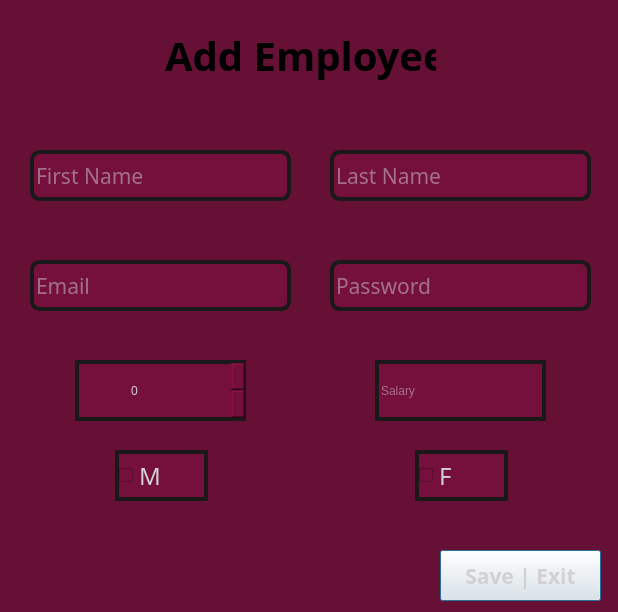
<?xml version="1.0" encoding="UTF-8"?>
<ui version="4.0">
 <class>AddEmployeeDialog</class>
 <widget class="QDialog" name="AddEmployeeDialog">
  <property name="geometry">
   <rect>
    <x>0</x>
    <y>0</y>
    <width>618</width>
    <height>612</height>
   </rect>
  </property>
  <property name="windowTitle">
   <string>Dialog</string>
  </property>
  <property name="styleSheet">
   <string notr="true">QDialog {
	background-color: rgb(102, 16, 53);
}
</string>
  </property>
  <widget class="QLabel" name="titleLabel">
   <property name="geometry">
    <rect>
     <x>165</x>
     <y>20</y>
     <width>271</width>
     <height>71</height>
    </rect>
   </property>
   <property name="font">
    <font>
     <family>HP Simplified Jpan</family>
     <pointsize>30</pointsize>
     <bold>true</bold>
    </font>
   </property>
   <property name="styleSheet">
    <string notr="true">QLabel {
color: '#ebebeb';
 background: '#75103c';
 color: '#e8e8e8';
 border: 4px solid '#1a1818';
 border-radius: 15px;
}

QLabel::hover {
background-color: rgb(84, 13, 43);
}</string>
   </property>
   <property name="text">
    <string>Add Employee</string>
   </property>
  </widget>
  <widget class="QLineEdit" name="firstNameBox">
   <property name="geometry">
    <rect>
     <x>30</x>
     <y>150</y>
     <width>261</width>
     <height>51</height>
    </rect>
   </property>
   <property name="font">
    <font>
     <family>HP Simpified Jpan</family>
     <pointsize>16</pointsize>
     <italic>false</italic>
     <bold>false</bold>
    </font>
   </property>
   <property name="styleSheet">
    <string notr="true">QLineEdit {
	font: 16pt &quot;HP Simpified Jpan&quot;;
	border: 4px solid rgb(26, 24, 24);
	border-radius: 10px;
	background: rgb(117, 16, 60);
	color: rgb(209, 209, 209);
}</string>
   </property>
   <property name="placeholderText">
    <string>First Name</string>
   </property>
  </widget>
  <widget class="QLineEdit" name="lastNameBox">
   <property name="geometry">
    <rect>
     <x>330</x>
     <y>150</y>
     <width>261</width>
     <height>51</height>
    </rect>
   </property>
   <property name="font">
    <font>
     <family>HP Simpified Jpan</family>
     <pointsize>16</pointsize>
     <italic>false</italic>
     <bold>false</bold>
    </font>
   </property>
   <property name="styleSheet">
    <string notr="true">QLineEdit {
	font: 16pt &quot;HP Simpified Jpan&quot;;
	border: 4px solid rgb(26, 24, 24);
	border-radius: 10px;
	background: rgb(117, 16, 60);
	color: rgb(209, 209, 209);
}</string>
   </property>
   <property name="placeholderText">
    <string>Last Name</string>
   </property>
  </widget>
  <widget class="QLineEdit" name="emailBox">
   <property name="geometry">
    <rect>
     <x>30</x>
     <y>260</y>
     <width>261</width>
     <height>51</height>
    </rect>
   </property>
   <property name="font">
    <font>
     <family>HP Simpified Jpan</family>
     <pointsize>16</pointsize>
     <italic>false</italic>
     <bold>false</bold>
    </font>
   </property>
   <property name="styleSheet">
    <string notr="true">QLineEdit {
	font: 16pt &quot;HP Simpified Jpan&quot;;
	border: 4px solid rgb(26, 24, 24);
	border-radius: 10px;
	background: rgb(117, 16, 60);
	color: rgb(209, 209, 209);
}</string>
   </property>
   <property name="placeholderText">
    <string>Email</string>
   </property>
  </widget>
  <widget class="QLineEdit" name="passBox">
   <property name="geometry">
    <rect>
     <x>330</x>
     <y>260</y>
     <width>261</width>
     <height>51</height>
    </rect>
   </property>
   <property name="font">
    <font>
     <family>HP Simpified Jpan</family>
     <pointsize>16</pointsize>
     <italic>false</italic>
     <bold>false</bold>
    </font>
   </property>
   <property name="styleSheet">
    <string notr="true">QLineEdit {
	font: 16pt &quot;HP Simpified Jpan&quot;;
	border: 4px solid rgb(26, 24, 24);
	border-radius: 10px;
	background: rgb(117, 16, 60);
	color: rgb(209, 209, 209);
}</string>
   </property>
   <property name="placeholderText">
    <string>Password</string>
   </property>
  </widget>
  <widget class="QSpinBox" name="ageBox">
   <property name="geometry">
    <rect>
     <x>75</x>
     <y>360</y>
     <width>171</width>
     <height>61</height>
    </rect>
   </property>
   <property name="styleSheet">
    <string notr="true">QSpinBox {
	border: 4px solid rgb(26, 24, 24);   
	padding-left: 50px;
	padding-top: 4px;
	padding-bottom: 4px;
	font: 700 16pt &quot;Roboto&quot;;
	background: rgb(117, 16, 60);
	color: rgb(209, 209, 209);
}</string>
   </property>
  </widget>
  <widget class="QLineEdit" name="salaryBox">
   <property name="geometry">
    <rect>
     <x>375</x>
     <y>360</y>
     <width>171</width>
     <height>61</height>
    </rect>
   </property>
   <property name="styleSheet">
    <string notr="true">QLineEdit {
	font: 16pt &quot;HP Simpified Jpan&quot;;
	border: 4px solid rgb(26, 24, 24);
	background: rgb(117, 16, 60);
	color: rgb(209, 209, 209);
}</string>
   </property>
   <property name="placeholderText">
    <string>Salary</string>
   </property>
  </widget>
  <widget class="QCheckBox" name="maleBox">
   <property name="geometry">
    <rect>
     <x>115</x>
     <y>450</y>
     <width>93</width>
     <height>51</height>
    </rect>
   </property>
   <property name="font">
    <font>
     <family>HP Simplified Jpan</family>
     <pointsize>18</pointsize>
    </font>
   </property>
   <property name="styleSheet">
    <string notr="true">QCheckBox {
	border: 4px solid rgb(26, 24, 24);
	background: rgb(117, 16, 60);
	color: rgb(209, 209, 209);
}</string>
   </property>
   <property name="text">
    <string>M</string>
   </property>
  </widget>
  <widget class="QCheckBox" name="femaleBox">
   <property name="geometry">
    <rect>
     <x>415</x>
     <y>450</y>
     <width>93</width>
     <height>51</height>
    </rect>
   </property>
   <property name="font">
    <font>
     <family>HP Simplified Jpan</family>
     <pointsize>18</pointsize>
    </font>
   </property>
   <property name="styleSheet">
    <string notr="true">QCheckBox {
	border: 4px solid rgb(26, 24, 24);
	background: rgb(117, 16, 60);
	color: rgb(209, 209, 209);
}</string>
   </property>
   <property name="text">
    <string>F</string>
   </property>
  </widget>
  <widget class="QPushButton" name="saveBtn">
   <property name="geometry">
    <rect>
     <x>440</x>
     <y>550</y>
     <width>161</width>
     <height>51</height>
    </rect>
   </property>
   <property name="font">
    <font>
     <family>HP Simplified Jpan</family>
     <pointsize>16</pointsize>
     <bold>true</bold>
    </font>
   </property>
   <property name="styleSheet">
    <string notr="true">QPushButton {
background: '#75103c';
color: rgb(209, 209, 209);
border: 4px solid '#1a1818';
}

QPushButton::hover {
background-color: rgb(84, 13, 43);
}</string>
   </property>
   <property name="text">
    <string>Save | Exit</string>
   </property>
  </widget>
 </widget>
 <resources/>
 <connections/>
</ui>
